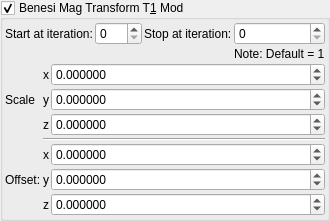
    <widget class="MyGroupBox" name="groupCheck_transf_benesi_T1M_enabled_false">
     <property name="toolTip">
      <string/>
     </property>
     <property name="title">
      <string>Benesi Mag Transform T&amp;1 Mod</string>
     </property>
     <property name="checkable">
      <bool>true</bool>
     </property>
     <layout class="QVBoxLayout" name="verticalLayout_32" stretch="0,0">
      <property name="spacing">
       <number>2</number>
      </property>
      <property name="leftMargin">
       <number>2</number>
      </property>
      <property name="topMargin">
       <number>2</number>
      </property>
      <property name="rightMargin">
       <number>2</number>
      </property>
      <property name="bottomMargin">
       <number>2</number>
      </property>
      <item>
       <layout class="QGridLayout" name="gridLayout_68">
        <property name="spacing">
         <number>2</number>
        </property>
        <item row="1" column="2">
         <widget class="QLabel" name="label_250">
          <property name="text">
           <string>Stop at iteration:</string>
          </property>
         </widget>
        </item>
        <item row="1" column="3">
         <widget class="MySpinBox" name="spinboxInt_transf_stop_iterationsTM_1">
          <property name="sizePolicy">
           <sizepolicy hsizetype="Minimum" vsizetype="Maximum">
            <horstretch>0</horstretch>
            <verstretch>0</verstretch>
           </sizepolicy>
          </property>
          <property name="maximum">
           <number>999</number>
          </property>
         </widget>
        </item>
        <item row="1" column="1">
         <widget class="MySpinBox" name="spinboxInt_transf_start_iterations_D">
          <property name="sizePolicy">
           <sizepolicy hsizetype="Minimum" vsizetype="Maximum">
            <horstretch>0</horstretch>
            <verstretch>0</verstretch>
           </sizepolicy>
          </property>
          <property name="maximum">
           <number>999</number>
          </property>
         </widget>
        </item>
        <item row="1" column="0">
         <widget class="QLabel" name="label_251">
          <property name="text">
           <string>Start at iteration:</string>
          </property>
         </widget>
        </item>
        <item row="2" column="3">
         <widget class="QLabel" name="label_141">
          <property name="text">
           <string>Note: Default = 1</string>
          </property>
         </widget>
        </item>
       </layout>
      </item>
      <item>
       <layout class="QGridLayout" name="gridLayout_69" columnstretch="0,0,1">
        <property name="spacing">
         <number>2</number>
        </property>
        <item row="6" column="1">
         <widget class="QLabel" name="label_134">
          <property name="sizePolicy">
           <sizepolicy hsizetype="Preferred" vsizetype="Preferred">
            <horstretch>0</horstretch>
            <verstretch>0</verstretch>
           </sizepolicy>
          </property>
          <property name="text">
           <string notr="true">z</string>
          </property>
          <property name="alignment">
           <set>Qt::AlignRight|Qt::AlignTrailing|Qt::AlignVCenter</set>
          </property>
         </widget>
        </item>
        <item row="5" column="2">
         <widget class="MyDoubleSpinBox" name="spinbox3_transf_addition_constant_111_y">
          <property name="sizePolicy">
           <sizepolicy hsizetype="Minimum" vsizetype="Maximum">
            <horstretch>0</horstretch>
            <verstretch>0</verstretch>
           </sizepolicy>
          </property>
          <property name="prefix">
           <string/>
          </property>
          <property name="suffix">
           <string/>
          </property>
          <property name="decimals">
           <number>6</number>
          </property>
          <property name="minimum">
           <double>-99.989999999999995</double>
          </property>
          <property name="maximum">
           <double>99.989999999999995</double>
          </property>
          <property name="singleStep">
           <double>0.100000000000000</double>
          </property>
         </widget>
        </item>
        <item row="4" column="2">
         <widget class="MyDoubleSpinBox" name="spinbox3_transf_addition_constant_111_x">
          <property name="sizePolicy">
           <sizepolicy hsizetype="Minimum" vsizetype="Maximum">
            <horstretch>0</horstretch>
            <verstretch>0</verstretch>
           </sizepolicy>
          </property>
          <property name="prefix">
           <string/>
          </property>
          <property name="suffix">
           <string/>
          </property>
          <property name="decimals">
           <number>6</number>
          </property>
          <property name="minimum">
           <double>-99.989999999999995</double>
          </property>
          <property name="maximum">
           <double>99.989999999999995</double>
          </property>
          <property name="singleStep">
           <double>0.100000000000000</double>
          </property>
         </widget>
        </item>
        <item row="6" column="2">
         <widget class="MyDoubleSpinBox" name="spinbox3_transf_addition_constant_111_z">
          <property name="sizePolicy">
           <sizepolicy hsizetype="Minimum" vsizetype="Maximum">
            <horstretch>0</horstretch>
            <verstretch>0</verstretch>
           </sizepolicy>
          </property>
          <property name="prefix">
           <string/>
          </property>
          <property name="suffix">
           <string/>
          </property>
          <property name="decimals">
           <number>6</number>
          </property>
          <property name="minimum">
           <double>-99.989999999999995</double>
          </property>
          <property name="maximum">
           <double>99.989999999999995</double>
          </property>
          <property name="singleStep">
           <double>0.100000000000000</double>
          </property>
         </widget>
        </item>
        <item row="2" column="2">
         <widget class="MyDoubleSpinBox" name="spinbox3_transf_scale3D_333_z">
          <property name="sizePolicy">
           <sizepolicy hsizetype="Minimum" vsizetype="Maximum">
            <horstretch>0</horstretch>
            <verstretch>0</verstretch>
           </sizepolicy>
          </property>
          <property name="prefix">
           <string/>
          </property>
          <property name="suffix">
           <string/>
          </property>
          <property name="decimals">
           <number>6</number>
          </property>
          <property name="minimum">
           <double>-99.989999999999995</double>
          </property>
          <property name="maximum">
           <double>99.989999999999995</double>
          </property>
          <property name="singleStep">
           <double>0.100000000000000</double>
          </property>
         </widget>
        </item>
        <item row="5" column="0">
         <widget class="QLabel" name="label_260">
          <property name="text">
           <string>Offset:</string>
          </property>
         </widget>
        </item>
        <item row="4" column="1">
         <widget class="QLabel" name="label_135">
          <property name="sizePolicy">
           <sizepolicy hsizetype="Preferred" vsizetype="Preferred">
            <horstretch>0</horstretch>
            <verstretch>0</verstretch>
           </sizepolicy>
          </property>
          <property name="text">
           <string notr="true">x</string>
          </property>
          <property name="alignment">
           <set>Qt::AlignRight|Qt::AlignTrailing|Qt::AlignVCenter</set>
          </property>
         </widget>
        </item>
        <item row="5" column="1">
         <widget class="QLabel" name="label_136">
          <property name="sizePolicy">
           <sizepolicy hsizetype="Preferred" vsizetype="Preferred">
            <horstretch>0</horstretch>
            <verstretch>0</verstretch>
           </sizepolicy>
          </property>
          <property name="text">
           <string notr="true">y</string>
          </property>
          <property name="alignment">
           <set>Qt::AlignRight|Qt::AlignTrailing|Qt::AlignVCenter</set>
          </property>
         </widget>
        </item>
        <item row="1" column="0">
         <widget class="QLabel" name="label_261">
          <property name="text">
           <string>Scale</string>
          </property>
         </widget>
        </item>
        <item row="0" column="1">
         <widget class="QLabel" name="label_137">
          <property name="sizePolicy">
           <sizepolicy hsizetype="Preferred" vsizetype="Preferred">
            <horstretch>0</horstretch>
            <verstretch>0</verstretch>
           </sizepolicy>
          </property>
          <property name="text">
           <string notr="true">x</string>
          </property>
          <property name="alignment">
           <set>Qt::AlignRight|Qt::AlignTrailing|Qt::AlignVCenter</set>
          </property>
         </widget>
        </item>
        <item row="1" column="1">
         <widget class="QLabel" name="label_138">
          <property name="sizePolicy">
           <sizepolicy hsizetype="Preferred" vsizetype="Preferred">
            <horstretch>0</horstretch>
            <verstretch>0</verstretch>
           </sizepolicy>
          </property>
          <property name="text">
           <string notr="true">y</string>
          </property>
          <property name="alignment">
           <set>Qt::AlignRight|Qt::AlignTrailing|Qt::AlignVCenter</set>
          </property>
         </widget>
        </item>
        <item row="2" column="1">
         <widget class="QLabel" name="label_139">
          <property name="sizePolicy">
           <sizepolicy hsizetype="Preferred" vsizetype="Preferred">
            <horstretch>0</horstretch>
            <verstretch>0</verstretch>
           </sizepolicy>
          </property>
          <property name="text">
           <string notr="true">z</string>
          </property>
          <property name="alignment">
           <set>Qt::AlignRight|Qt::AlignTrailing|Qt::AlignVCenter</set>
          </property>
         </widget>
        </item>
        <item row="0" column="2">
         <widget class="MyDoubleSpinBox" name="spinbox3_transf_scale3D_333_x">
          <property name="sizePolicy">
           <sizepolicy hsizetype="Minimum" vsizetype="Maximum">
            <horstretch>0</horstretch>
            <verstretch>0</verstretch>
           </sizepolicy>
          </property>
          <property name="prefix">
           <string/>
          </property>
          <property name="suffix">
           <string/>
          </property>
          <property name="decimals">
           <number>6</number>
          </property>
          <property name="minimum">
           <double>-99.989999999999995</double>
          </property>
          <property name="maximum">
           <double>99.989999999999995</double>
          </property>
          <property name="singleStep">
           <double>0.100000000000000</double>
          </property>
         </widget>
        </item>
        <item row="1" column="2">
         <widget class="MyDoubleSpinBox" name="spinbox3_transf_scale3D_333_y">
          <property name="sizePolicy">
           <sizepolicy hsizetype="Minimum" vsizetype="Maximum">
            <horstretch>0</horstretch>
            <verstretch>0</verstretch>
           </sizepolicy>
          </property>
          <property name="prefix">
           <string/>
          </property>
          <property name="suffix">
           <string/>
          </property>
          <property name="decimals">
           <number>6</number>
          </property>
          <property name="minimum">
           <double>-99.989999999999995</double>
          </property>
          <property name="maximum">
           <double>99.989999999999995</double>
          </property>
          <property name="singleStep">
           <double>0.100000000000000</double>
          </property>
         </widget>
        </item>
        <item row="3" column="1" colspan="2">
         <widget class="Line" name="line_54">
          <property name="orientation">
           <enum>Qt::Horizontal</enum>
          </property>
         </widget>
        </item>
       </layout>
      </item>
     </layout>
    </widget>
